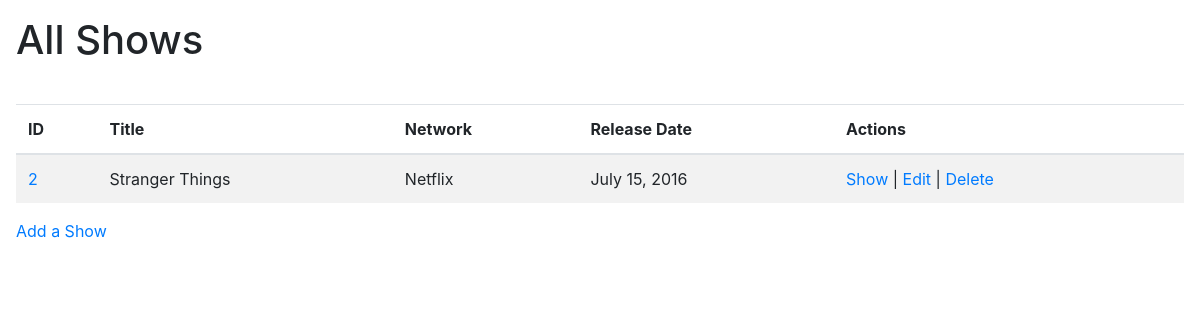
/shows, run on the app's committed database.
### app/models.py (models this page shows)
class Show(models.Model):
    title = models.CharField(max_length=64)
    network = models.CharField(max_length=64)
    release_date = models.DateField()
    description = models.TextField(max_length=500)

### app/views.py (the view)
# urls.py: path('shows', views.shows),
def shows(request):
    context = {
        'shows': Show.objects.all(),
    }
    return render(request, 'shows.html', context)

### app/templates/shows.html (shortened to what this page needs)
<!DOCTYPE html>
<html lang="en">
<head>
  <link rel="stylesheet" href="https://stackpath.bootstrapcdn.com/bootstrap/4.3.1/css/bootstrap.min.css"
>
</head>
<body>
  <header class="p-3">
    <h1>All Shows</h1>
  </header>
  <main>
    <section class="p-3">
      <table class="table table-striped">
        <thead>
          <tr>
            <th>ID</th>
            <th>Title</th>
            <th>Network</th>
            <th>Release Date</th>
            <th>Actions</th>
          </tr>
        </thead>
        <tbody>
          {% for show in shows %}
            <tr>
              <td><a href="/show/{{ show.id }}">{{ show.id }}</a></td>
              <td>{{ show.title }}</td>
              <td>{{ show.network }}</td>
              <td>{{ show.release_date }}</td>
              <td>
                <a href="/shows/{{ show.id }}">Show</a> |
                <a href="/shows/{{ show.id }}/edit">Edit</a> |
                <a href="/shows/{{ show.id }}/delete">Delete</a>
              </td>
            </tr>
          {% endfor %}
        </tbody>
      </table>
      <a href="/shows/new">Add a Show</a>
    </section>
  </main>
</body>
</html>

### data on the page
Show: id "2", title "Stranger Things", network "Netflix", release_date "July 15, 2016"
